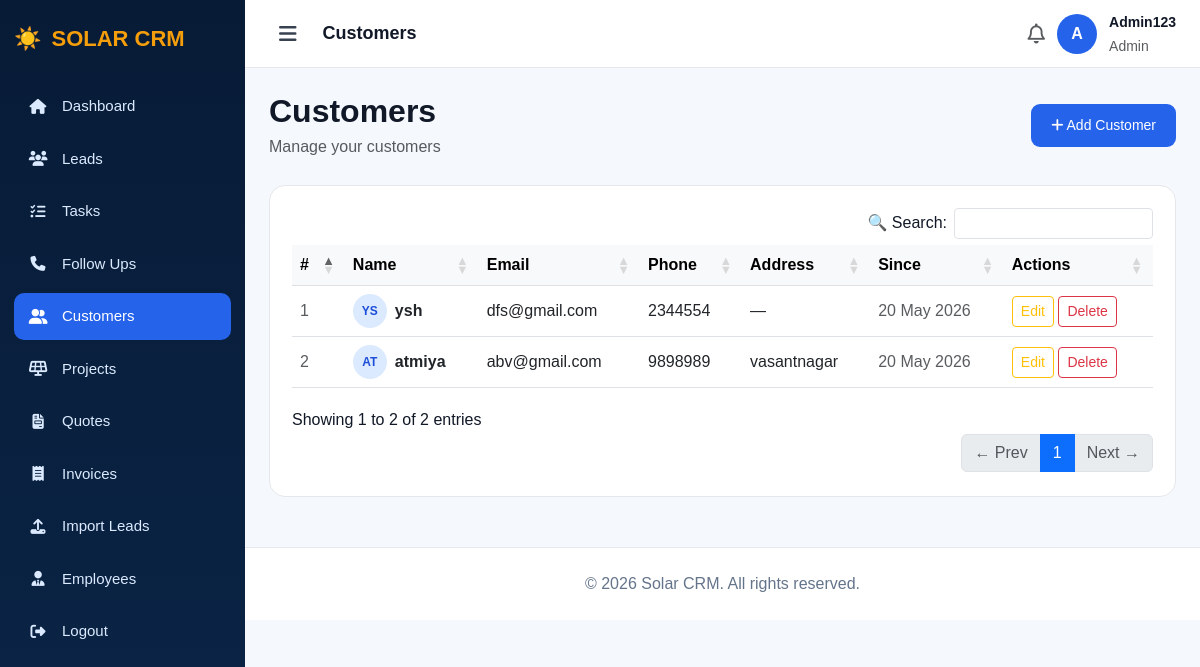
Page /customers/ (signed in) on the committed database.
### app/models.py (models this page shows, shortened)
class Customer(models.Model):
    lead = models.OneToOneField(Lead, on_delete=models.SET_NULL, null=True, blank=True)
    name = models.CharField(max_length=100)
    email = models.EmailField()
    phone = models.CharField(max_length=15)
    address = models.TextField(blank=True, null=True)
    created_at = models.DateTimeField(auto_now_add=True)

### app/views.py (the view)
# urls.py: path('customers/', views.customers, name='customers'),
@login_required
def customers(request):
    if not request.user.is_superuser:
        messages.error(request, "Access denied")
        return redirect('dashboard')
    customers = Customer.objects.all().order_by('-created_at')
    return render(request, 'customers.html', {'customers': customers})

### app/templates/customers.html (shortened to what this page needs)
<!DOCTYPE html>
<html>
<head>
    <link href="https://cdn.jsdelivr.net/npm/bootstrap@5.3.0/dist/css/bootstrap.min.css" rel="stylesheet">
    <link href="https://cdnjs.cloudflare.com/ajax/libs/font-awesome/6.5.1/css/all.min.css" rel="stylesheet">
    <link rel="stylesheet" href="https://cdn.datatables.net/1.13.6/css/dataTables.bootstrap5.min.css">
<link rel="stylesheet" href="https://cdn.datatables.net/buttons/2.4.1/css/buttons.bootstrap5.min.css">
</head>
<body>
<div class="sidebar" id="sidebar">
    <div class="brand">☀️ <span class="brand-text"><span>SOLAR</span> CRM</span></div>
   <div class="menu">
        <a href="/dashboard/"><i class="fa-solid fa-house"></i><span class="menu-label">Dashboard</span></a>
        <a href="/leads/"><i class="fa-solid fa-users"></i><span class="menu-label">Leads</span></a>
        <a href="/tasks/"><i class="fa-solid fa-list-check"></i><span class="menu-label">Tasks</span></a>
        <a href="/followups/"><i class="fa-solid fa-phone"></i><span class="menu-label">Follow Ups</span></a>
        {% if request.user.is_superuser %}
        <a href="/customers/" class="active"><i class="fa-solid fa-user-group"></i><span class="menu-label">Customers</span></a>
        <a href="/projects/"><i class="fa-solid fa-solar-panel"></i><span class="menu-label">Projects</span></a>
        <a href="/quotes/"><i class="fa-solid fa-file-invoice"></i><span class="menu-label">Quotes</span></a>
        <a href="/invoices/"><i class="fa-solid fa-receipt"></i><span class="menu-label">Invoices</span></a>
        <a href="/import/"><i class="fa-solid fa-upload"></i><span class="menu-label">Import Leads</span></a>
        <a href="/employees/"><i class="fa-solid fa-user-tie"></i><span class="menu-label">Employees</span></a>
        {% endif %}
        <a href="/logout/"><i class="fa-solid fa-right-from-bracket"></i><span class="menu-label">Logout</span></a>
    </div>
</div>
<div class="main" id="main">
    <div class="topbar">
        <div class="d-flex align-items-center gap-3">
            <button class="hamburger" onclick="toggleSidebar()"><i class="fa-solid fa-bars"></i></button>
            <strong style="font-size:18px;">Customers</strong>
        </div>
        <div class="admin-box">
            <i class="fa-regular fa-bell fs-5 text-muted"></i>
            <div class="avatar">{{ request.user.username|slice:":1"|upper }}</div>
            <div><strong style="font-size:14px;">{{ request.user.username }}</strong><br><small class="text-muted">Admin</small></div>
        </div>
    </div>
    <div class="content">
        <div class="page-header">
            <div><h2>Customers</h2><p class="text-muted mb-0">Manage your customers</p></div>
            <a href="/customers/add/" class="add-btn"><i class="fa-solid fa-plus"></i> Add Customer</a>
        </div>
        <div class="panel">
            {% if customers %}
            <div class="table-responsive">
                <table id="dataTable" class="table table-hover align-middle mb-0">
                    <thead class="table-light">
                        <tr><th>#</th><th>Name</th><th>Email</th><th>Phone</th><th>Address</th><th>Since</th><th>Actions</th></tr>
                    </thead>
                    <tbody>
                        {% for c in customers %}
                        <tr>
                            <td class="text-muted">{{ forloop.counter }}</td>
                            <td><div class="d-flex align-items-center gap-2"><div class="mini-avatar">{{ c.name|slice:":2"|upper }}</div><strong>{{ c.name }}</strong></div></td>
                            <td>{{ c.email }}</td>
                            <td>{{ c.phone }}</td>
                            <td>{{ c.address|default:"—" }}</td>
                            <td class="text-muted">{{ c.created_at|date:"d M Y" }}</td>
                            <td>
                                <a href="/customers/{{ c.id }}/edit/" class="btn btn-sm btn-outline-warning">Edit</a>
                                <a href="/customers/{{ c.id }}/delete/" class="btn btn-sm btn-outline-danger" onclick="return confirm('Delete?')">Delete</a>
                            </td>
                        </tr>
                        {% endfor %}
                    </tbody>
                </table>
            </div>
            {% else %}
            <div class="text-center py-5">
                <i class="fa-solid fa-user-group fa-3x text-muted mb-3"></i>
                <p class="text-muted">No customers yet.</p>
                <a href="/customers/add/" class="add-btn">+ Add First Customer</a>
            </div>
            {% endif %}
        </div>
    </div>
    <div class="footer">© 2026 Solar CRM. All rights reserved.</div>
</div>
</body>
</html>

### app/templates/customers.html (style rules this page uses)
* { box-sizing: border-box; }
body { margin: 0; background: #f5f8fc; font-family: Arial, sans-serif; color: #111827; }
.sidebar { width: 245px; height: 100vh; position: fixed; left: 0; top: 0; background: linear-gradient(180deg, #071b36, #0b2547); color: white; padding: 22px 14px; overflow-y: auto; overflow-x: hidden; transition: width 0.3s ease; z-index: 1000; }
.brand { font-size: 22px; font-weight: 800; margin-bottom: 28px; display: flex; align-items: center; gap: 10px; white-space: nowrap; overflow: hidden; }
.brand span { color: #f59e0b; }
.menu a { display: flex; align-items: center; gap: 14px; padding: 12px 14px; margin-bottom: 6px; color: #dbeafe; text-decoration: none; border-radius: 10px; font-size: 15px; white-space: nowrap; overflow: hidden; transition: all 0.2s; }
.menu a i { flex-shrink: 0; width: 20px; text-align: center; }
.menu a.active, .menu a:hover { background: #2563eb; color: white; }
.main { margin-left: 245px; min-height: 100vh; transition: margin-left 0.3s ease; }
.topbar { height: 68px; background: white; border-bottom: 1px solid #e5e7eb; padding: 0 24px; display: flex; align-items: center; justify-content: space-between; position: sticky; top: 0; z-index: 999; }
.hamburger { cursor: pointer; font-size: 20px; color: #374151; background: none; border: none; padding: 6px 10px; border-radius: 8px; }
.admin-box { display: flex; align-items: center; gap: 12px; }
.avatar { width: 40px; height: 40px; border-radius: 50%; background: #2563eb; display: flex; align-items: center; justify-content: center; color: white; font-weight: bold; font-size: 16px; }
.content { padding: 24px; }
.page-header { display: flex; justify-content: space-between; align-items: center; margin-bottom: 26px; }
.page-header h2 { font-weight: 800; margin-bottom: 5px; }
.add-btn { background: #2563eb; color: white; border: none; padding: 11px 20px; border-radius: 9px; text-decoration: none; font-size: 14px; }
.panel { background: white; border: 1px solid #e5e7eb; border-radius: 16px; padding: 22px; }
.mini-avatar { width: 34px; height: 34px; border-radius: 50%; background: #dbeafe; color: #1d4ed8; display: flex; align-items: center; justify-content: center; font-weight: 700; font-size: 12px; }
.footer { text-align: center; padding: 24px; color: #64748b; border-top: 1px solid #e5e7eb; background: white; margin-top: 26px; }

### rows in the picture
Customer: name "YS", name "ysh", email "dfs@gmail.com", phone "2344554", address "—", created_at "20 May 2026"
Customer: name "AT", name "atmiya", email "abv@gmail.com", phone "9898989", address "vasantnagar", created_at "20 May 2026"

### other values in the picture
{{ request.user.username|slice:":1"|upper }} "A"
{{ request.user.username }} "Admin123"
